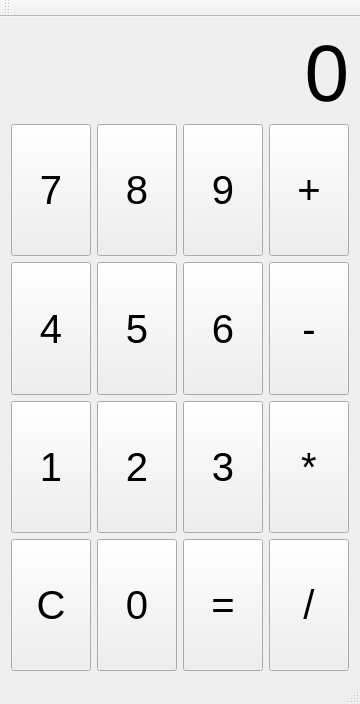
<?xml version="1.0" encoding="UTF-8"?>
<ui version="4.0">
 <class>MainWindow</class>
 <widget class="QMainWindow" name="MainWindow">
  <property name="geometry">
   <rect>
    <x>0</x>
    <y>0</y>
    <width>360</width>
    <height>704</height>
   </rect>
  </property>
  <property name="windowTitle">
   <string>计算器</string>
  </property>
  <property name="styleSheet">
   <string notr="true"/>
  </property>
  <widget class="QWidget" name="centralWidget">
   <layout class="QVBoxLayout" name="verticalLayout_2">
    <item>
     <layout class="QVBoxLayout" name="verticalLayout">
      <item>
       <widget class="QLabel" name="lbl_display">
        <property name="font">
         <font>
          <pointsize>60</pointsize>
         </font>
        </property>
        <property name="text">
         <string>0</string>
        </property>
        <property name="alignment">
         <set>Qt::AlignRight|Qt::AlignTrailing|Qt::AlignVCenter</set>
        </property>
       </widget>
      </item>
      <item>
       <layout class="QGridLayout" name="gridLayout">
        <item row="0" column="1">
         <widget class="QPushButton" name="btn_8">
          <property name="sizePolicy">
           <sizepolicy hsizetype="Minimum" vsizetype="Expanding">
            <horstretch>0</horstretch>
            <verstretch>0</verstretch>
           </sizepolicy>
          </property>
          <property name="font">
           <font>
            <pointsize>30</pointsize>
           </font>
          </property>
          <property name="text">
           <string>8</string>
          </property>
         </widget>
        </item>
        <item row="0" column="2">
         <widget class="QPushButton" name="btn_9">
          <property name="sizePolicy">
           <sizepolicy hsizetype="Minimum" vsizetype="Expanding">
            <horstretch>0</horstretch>
            <verstretch>0</verstretch>
           </sizepolicy>
          </property>
          <property name="font">
           <font>
            <pointsize>30</pointsize>
           </font>
          </property>
          <property name="text">
           <string>9</string>
          </property>
         </widget>
        </item>
        <item row="0" column="3">
         <widget class="QPushButton" name="btn_plus">
          <property name="sizePolicy">
           <sizepolicy hsizetype="Minimum" vsizetype="Expanding">
            <horstretch>0</horstretch>
            <verstretch>0</verstretch>
           </sizepolicy>
          </property>
          <property name="font">
           <font>
            <pointsize>30</pointsize>
           </font>
          </property>
          <property name="text">
           <string>+</string>
          </property>
         </widget>
        </item>
        <item row="1" column="0">
         <widget class="QPushButton" name="btn_4">
          <property name="sizePolicy">
           <sizepolicy hsizetype="Minimum" vsizetype="Expanding">
            <horstretch>0</horstretch>
            <verstretch>0</verstretch>
           </sizepolicy>
          </property>
          <property name="font">
           <font>
            <pointsize>30</pointsize>
           </font>
          </property>
          <property name="text">
           <string>4</string>
          </property>
         </widget>
        </item>
        <item row="1" column="1">
         <widget class="QPushButton" name="btn_5">
          <property name="sizePolicy">
           <sizepolicy hsizetype="Minimum" vsizetype="Expanding">
            <horstretch>0</horstretch>
            <verstretch>0</verstretch>
           </sizepolicy>
          </property>
          <property name="font">
           <font>
            <pointsize>30</pointsize>
           </font>
          </property>
          <property name="text">
           <string>5</string>
          </property>
         </widget>
        </item>
        <item row="1" column="2">
         <widget class="QPushButton" name="btn_6">
          <property name="sizePolicy">
           <sizepolicy hsizetype="Minimum" vsizetype="Expanding">
            <horstretch>0</horstretch>
            <verstretch>0</verstretch>
           </sizepolicy>
          </property>
          <property name="font">
           <font>
            <pointsize>30</pointsize>
           </font>
          </property>
          <property name="text">
           <string>6</string>
          </property>
         </widget>
        </item>
        <item row="1" column="3">
         <widget class="QPushButton" name="btn_sub">
          <property name="sizePolicy">
           <sizepolicy hsizetype="Minimum" vsizetype="Expanding">
            <horstretch>0</horstretch>
            <verstretch>0</verstretch>
           </sizepolicy>
          </property>
          <property name="font">
           <font>
            <pointsize>30</pointsize>
           </font>
          </property>
          <property name="text">
           <string>-</string>
          </property>
         </widget>
        </item>
        <item row="2" column="0">
         <widget class="QPushButton" name="btn_1">
          <property name="sizePolicy">
           <sizepolicy hsizetype="Minimum" vsizetype="Expanding">
            <horstretch>0</horstretch>
            <verstretch>0</verstretch>
           </sizepolicy>
          </property>
          <property name="font">
           <font>
            <pointsize>30</pointsize>
           </font>
          </property>
          <property name="text">
           <string>1</string>
          </property>
         </widget>
        </item>
        <item row="2" column="1">
         <widget class="QPushButton" name="btn_2">
          <property name="sizePolicy">
           <sizepolicy hsizetype="Minimum" vsizetype="Expanding">
            <horstretch>0</horstretch>
            <verstretch>0</verstretch>
           </sizepolicy>
          </property>
          <property name="font">
           <font>
            <pointsize>30</pointsize>
           </font>
          </property>
          <property name="text">
           <string>2</string>
          </property>
         </widget>
        </item>
        <item row="2" column="2">
         <widget class="QPushButton" name="btn_3">
          <property name="sizePolicy">
           <sizepolicy hsizetype="Minimum" vsizetype="Expanding">
            <horstretch>0</horstretch>
            <verstretch>0</verstretch>
           </sizepolicy>
          </property>
          <property name="font">
           <font>
            <pointsize>30</pointsize>
           </font>
          </property>
          <property name="text">
           <string>3</string>
          </property>
         </widget>
        </item>
        <item row="2" column="3">
         <widget class="QPushButton" name="btn_mul">
          <property name="sizePolicy">
           <sizepolicy hsizetype="Minimum" vsizetype="Expanding">
            <horstretch>0</horstretch>
            <verstretch>0</verstretch>
           </sizepolicy>
          </property>
          <property name="font">
           <font>
            <pointsize>30</pointsize>
           </font>
          </property>
          <property name="text">
           <string>*</string>
          </property>
         </widget>
        </item>
        <item row="3" column="0">
         <widget class="QPushButton" name="btn_clear">
          <property name="sizePolicy">
           <sizepolicy hsizetype="Minimum" vsizetype="Expanding">
            <horstretch>0</horstretch>
            <verstretch>0</verstretch>
           </sizepolicy>
          </property>
          <property name="font">
           <font>
            <pointsize>30</pointsize>
           </font>
          </property>
          <property name="text">
           <string>C</string>
          </property>
         </widget>
        </item>
        <item row="3" column="1">
         <widget class="QPushButton" name="btn_0">
          <property name="sizePolicy">
           <sizepolicy hsizetype="Minimum" vsizetype="Expanding">
            <horstretch>0</horstretch>
            <verstretch>0</verstretch>
           </sizepolicy>
          </property>
          <property name="font">
           <font>
            <pointsize>30</pointsize>
           </font>
          </property>
          <property name="text">
           <string>0</string>
          </property>
         </widget>
        </item>
        <item row="3" column="2">
         <widget class="QPushButton" name="btn_equal">
          <property name="sizePolicy">
           <sizepolicy hsizetype="Minimum" vsizetype="Expanding">
            <horstretch>0</horstretch>
            <verstretch>0</verstretch>
           </sizepolicy>
          </property>
          <property name="font">
           <font>
            <pointsize>30</pointsize>
           </font>
          </property>
          <property name="text">
           <string>=</string>
          </property>
         </widget>
        </item>
        <item row="3" column="3">
         <widget class="QPushButton" name="btn_div">
          <property name="sizePolicy">
           <sizepolicy hsizetype="Minimum" vsizetype="Expanding">
            <horstretch>0</horstretch>
            <verstretch>0</verstretch>
           </sizepolicy>
          </property>
          <property name="font">
           <font>
            <pointsize>30</pointsize>
           </font>
          </property>
          <property name="text">
           <string>/</string>
          </property>
         </widget>
        </item>
        <item row="0" column="0">
         <widget class="QPushButton" name="btn_7">
          <property name="sizePolicy">
           <sizepolicy hsizetype="Minimum" vsizetype="Expanding">
            <horstretch>0</horstretch>
            <verstretch>0</verstretch>
           </sizepolicy>
          </property>
          <property name="font">
           <font>
            <pointsize>30</pointsize>
           </font>
          </property>
          <property name="text">
           <string>7</string>
          </property>
         </widget>
        </item>
       </layout>
      </item>
     </layout>
    </item>
   </layout>
  </widget>
  <widget class="QMenuBar" name="menuBar">
   <property name="geometry">
    <rect>
     <x>0</x>
     <y>0</y>
     <width>360</width>
     <height>28</height>
    </rect>
   </property>
  </widget>
  <widget class="QToolBar" name="mainToolBar">
   <attribute name="toolBarArea">
    <enum>TopToolBarArea</enum>
   </attribute>
   <attribute name="toolBarBreak">
    <bool>false</bool>
   </attribute>
  </widget>
  <widget class="QStatusBar" name="statusBar"/>
 </widget>
 <layoutdefault spacing="6" margin="11"/>
 <resources/>
 <connections/>
</ui>
